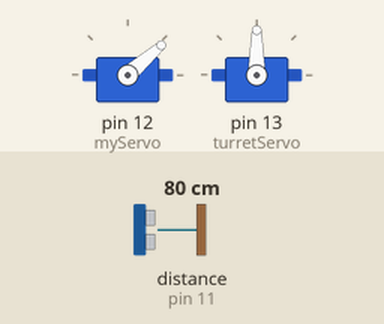
This sketch was run on a simulated Arduino Uno, built with avr-gcc and run on an emulated ATmega328P. Shown: 2 × servo. Wiring (inferred from the names in the program): ultrasonic range finder: trigger pin 10; echo pin 11. The inputs (shaded band) are chosen by the test bench; at power-on: distance to the obstacle (sensor on pin 11) 80 cm. The echo pulse lasts 58.3 µs per cm; what the sketch prints to the serial monitor is not drawn.

Above: at 1.2 s.
1.3 s: distance to the obstacle (sensor on pin 11) set to 2 cm
At 3.13 s:
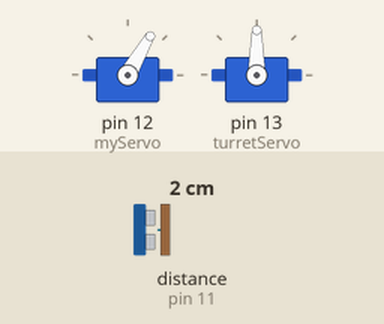
4.3 s: distance to the obstacle (sensor on pin 11) set to 120 cm
At 5.22 s:
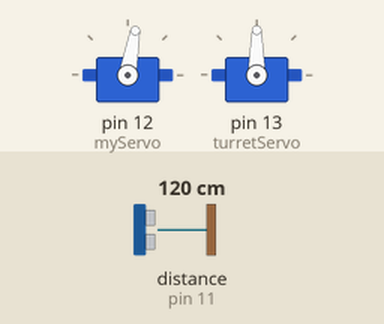
7.3 s: distance to the obstacle (sensor on pin 11) set to 18 cm
At 12.59 s:
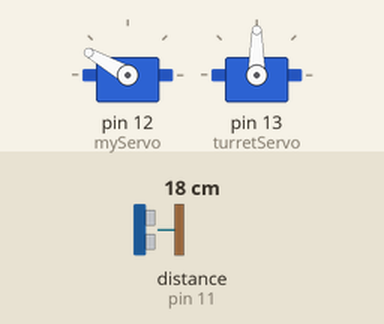
Timing chart, 0 to 19.3 s (numbered marks = the images above; inputs shaded):
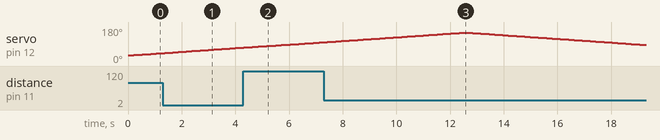

Measured:
- by itself, servo on pin 12 (myServo): rises from 99° to 150° in 5.1 s, then falls to 85° in 6.8 s

The sketch:

sketch_dec13a.ino
```cpp
// 탐지 만 하는 코드
// Includes the Servo library
#include <Servo.h>.
//#include <Stepper.h>
//#define STEPS 2037
// Defines Tirg and Echo pins of the Ultrasonic Sensor
const int trigPin = 10;
const int echoPin = 11;
const int threshold = 40; // 추적 거리 임계값 설정
const int limitangle = 150; //  180도 이하의 값을 기입, sonar의 최대 회전반경
// Variables for the duration and the distance
long duration;
int distance;
Servo myServo; // Creates a servo object for controlling the servo motor
Servo turretServo; //고무줄 발사용 모터 제어

//Stepper stepper(STEPS,4,6,5,7);

void setup() {
  pinMode(trigPin, OUTPUT); // Sets the trigPin as an Output
  pinMode(echoPin, INPUT); // Sets the echoPin as an Input
  Serial.begin(9600);
  myServo.attach(12); // Defines on which pin is the servo motor attached
  turretServo.attach(13); //고무줄 발사용 모터 핀 할당
  //stepper.setSpeed(12);
}
void loop() {
  // rotates the servo motor from 15 to 165 degrees
  for(int i=(180-limitangle);i<=limitangle;i++){
  myServo.write(i);
   delay(100);


  distance = calculateDistance();// Calls a function for calculating the distance measured by the Ultrasonic sensor for each degree
  Serial.print(i);
  Serial.print(",");
  Serial.print(distance);
  Serial.print(".");
  if(distance <= threshold) { //임계값 이하이면 작동
    //myServo.write(i+5);
    turretServoMove();
  }
  Serial.print(i); // Sends the current degree into the Serial Port
  Serial.print(","); // Sends addition character right next to the previous value needed later in the Processing IDE for indexing
  Serial.print(distance); // Sends the distance value into the Serial Port
  Serial.print("."); // Sends addition character right next to the previous value needed later in the Processing IDE for indexing

  }
  // Repeats the previous lines from 165 to 15 degrees
  for(int i=limitangle;i>(180-limitangle);i--){
  delay(100);
  myServo.write(i);

  distance = calculateDistance();
  Serial.print(i);
  Serial.print(",");
  Serial.print(distance);
  Serial.print(".");
   if(distance <= threshold) { //임계값 이하이면 작동
    //myServo.write(i-5);
    turretServoMove();
  }


  }
}
// Function for calculating the distance measured by the Ultrasonic sensor
int calculateDistance(){

  digitalWrite(trigPin, LOW);
  delayMicroseconds(2);
  // Sets the trigPin on HIGH state for 10 micro seconds
  digitalWrite(trigPin, HIGH);
  delayMicroseconds(10);
  digitalWrite(trigPin, LOW);
  duration = pulseIn(echoPin, HIGH); // Reads the echoPin, returns the sound wave travel time in microseconds
  distance= duration*0.034/2;
  return distance;
}

void turretServoMove() { //고무줄 터렛 제어 함수
  int startAngle = turretServo.read();
  //turretServo.write(20);
  //delay(1000);
  //stepper.step(2500);
  //turretServo.write(-15);
  /*
  for(int j=0; j<30; j++) {
    turretServo.write(startAngle + j);
    delay(100);
  }
  */
}

/*
이 Arduino 코드는 서보 모터와 초음파 센서를 사용하여 주변 거리를 측정하는 프로그램입니다.

주요 내용은 다음과 같습니다:

trigPin과 echoPin 변수를 정의하여 초음파 센서의 Trig와 Echo 핀을 지정합니다.
Servo 라이브러리를 포함하고 myServo 객체를 만들어 서보 모터를 제어합니다.
setup() 함수에서 핀모드를 설정하고 서보 모터를 attached 핀에 연결합니다.
loop() 함수에서 for문을 사용하여 서보 모터 각도를 15도에서 165도까지 변경합니다.
calculateDistance() 함수를 호출하여 각 각도에 대한 거리를 측정합니다.
측정된 각도와 거리를 시리얼 모니터에 출력합니다.
각도를 165도에서 15도까지 반대 방향으로 다시 변경하며 위 과정을 반복합니다.
calculateDistance() 함수에서 초음파 센서의 값을 읽어 거리를 계산하여 리턴합니다.
즉, 서보모터가 회전하면서 초음파센서가 다양한 방향으로 거리를 측정하고 그 값을 시리얼로 출력하는 프로그램입니다.
*/
```
